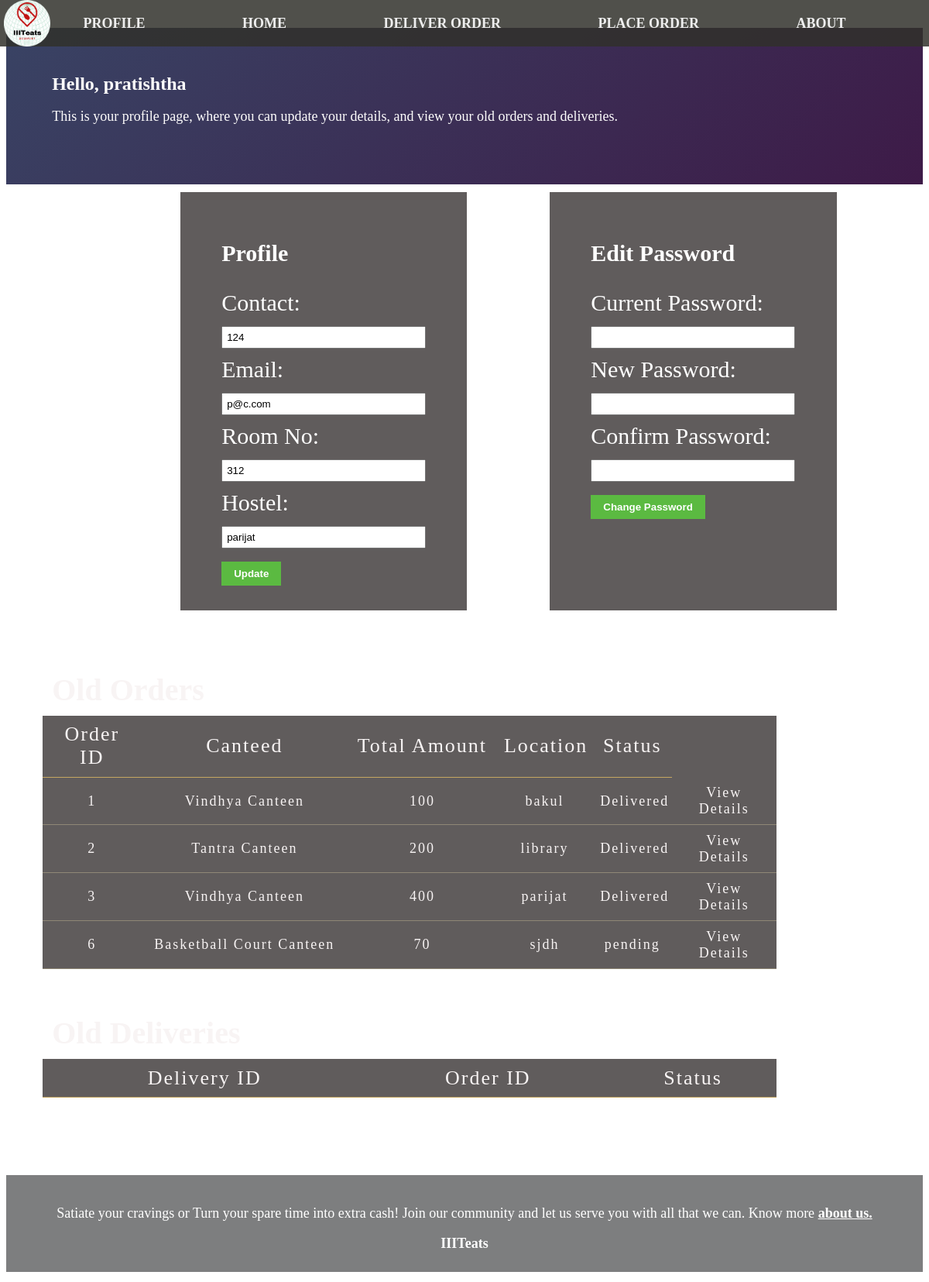
Before: /profile (signed in) with the older database file.
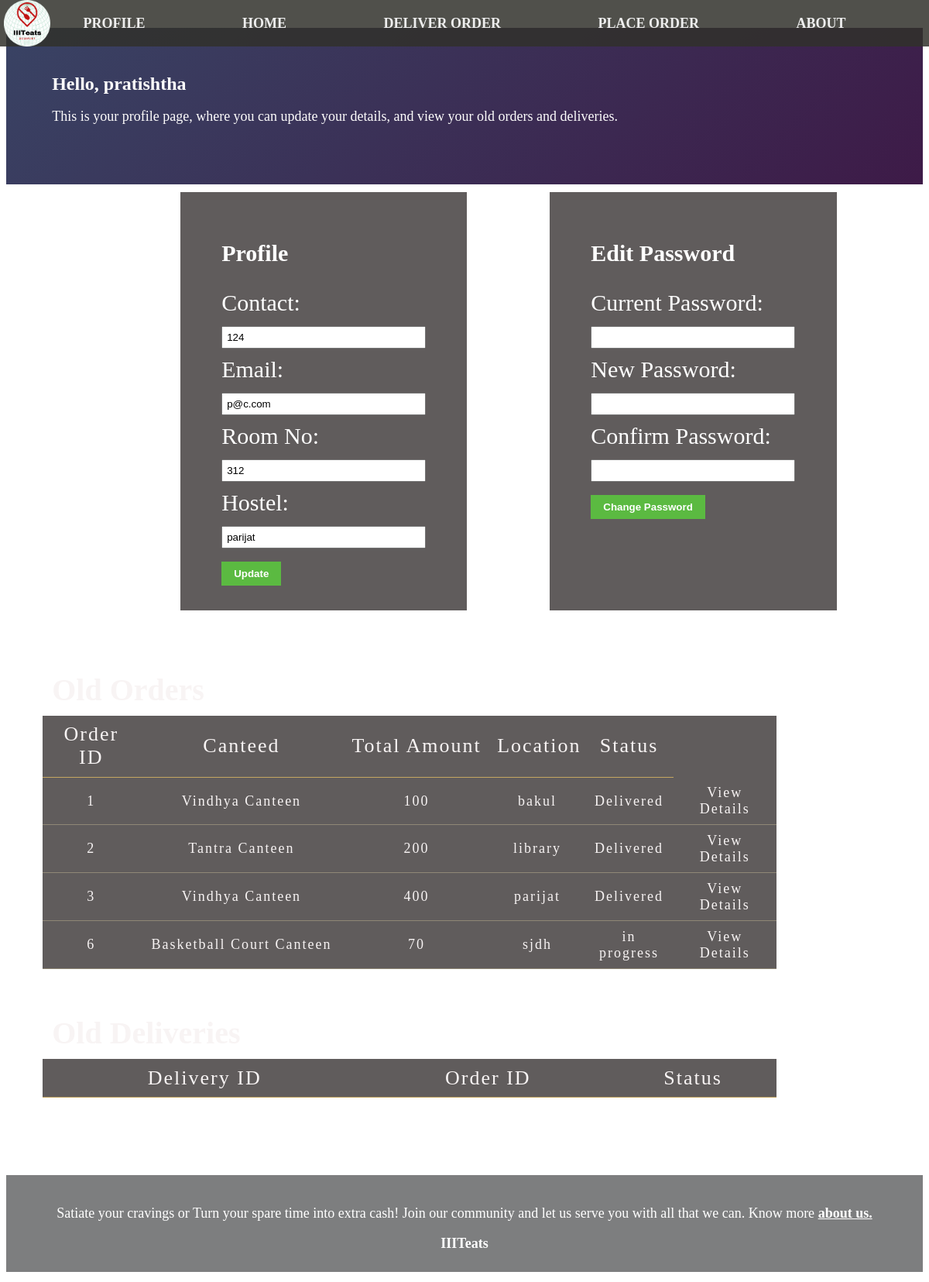
After: the same page with the newer database file.
### tables this page shows
CREATE TABLE UserDetails (
  id INTEGER PRIMARY KEY,
  contact TEXT,
  email TEXT, room_no TEXT, hostel TEXT, name TEXT, password text,
  FOREIGN KEY (id) REFERENCES Users(id)
);

CREATE TABLE orders (
  order_id INTEGER PRIMARY KEY,
  user_id INTEGER NOT NULL,
  order_total INTEGER NOT NULL,
  delivery_status TEXT NOT NULL,
  canteen_id INTEGER NOT NULL, location text,
  FOREIGN KEY (user_id) REFERENCES Users(user_id),
  FOREIGN KEY (canteen_id) REFERENCES Canteens(canteen_id)
);

CREATE TABLE Canteens (
    canteen_id INTEGER PRIMARY KEY,
    name TEXT NOT NULL,
    contact TEXT,
    opening_time INTEGER,
    closing_time INTEGER
);

### app.py (the view, shortened to what this page needs)
@app.route('/profile')
def profile():
    user_id = session['user_id']
    conn = sqlite3.connect('iiiteats.db')
    cursor = conn.cursor()
    cursor.execute("SELECT * FROM UserDetails WHERE id = ?", (user_id,))
    user = cursor.fetchone()
    user = {
        'id': user[0],
        'contact': user[1],
        'email': user[2],
        'room_no': user[3],
        'hostel': user[4],
        'name': user[5],
        'password': user[6]
    }
    cursor.execute("""
    SELECT orders.order_id, orders.user_id, orders.order_total, orders.delivery_status, canteens.name, orders.location
    FROM orders
    JOIN canteens ON orders.canteen_id = canteens.canteen_id
    WHERE orders.user_id = ?""", (user_id,))
    orders = cursor.fetchall()
    old_orders = []
    old_deliveries = []
    for order in orders:
        old_orders.append({
            'order_id': order[0],
            'user_id': order[1],
            'order_total': order[2],
            'delivery_status': order[3],
            'canteen_name': order[4],
            'location': order[5]
        })
        cursor.execute("SELECT * FROM Deliveries WHERE user_id = ?", (user_id,))
        deliveries = cursor.fetchall()
    conn.commit()
    conn.close()
    return render_template('profile.html', user=user, old_orders=old_orders, old_deliveries=old_deliveries)

### templates/profile.html (shortened to what this page needs)
<!DOCTYPE html>
<html>
  <head>
    <link rel="stylesheet" type="text/css" href="../static/profile.css" />
    <link rel="stylesheet" type="text/css" href="../static/navbar.css" />
    <link rel="stylesheet" href="../static/footer.css" />
  </head>
  <body>
    <nav class="navbar">
      <img src="../static/hackathon_logo.png" alt="logo" />
      <a href="/profile">PROFILE</a>
      <a href="/main">HOME</a>
      <a href="/take_orders">DELIVER ORDER</a>
      <a href="/canteens">PLACE ORDER</a>
      <a href="/about">ABOUT</a>
    </nav>
    <h1>
      Hello, {{ user.name }}
      <p>
        This is your profile page, where you can update your details, and view
        your old orders and deliveries.
      </p>
    </h1>
    <div class="forms-container">
      <form action="/update-user-details" method="POST">
        <p>Profile</p>
        <label for="contact">Contact:</label>
        <input
          type="text"
          id="contact"
          name="contact"
          value="{{ user.contact }}"
        /><br />
        <label for="email">Email:</label>
        <input
          type="text"
          id="email"
          name="email"
          value="{{ user.email }}"
        /><br />
        <label for="room_no">Room No:</label>
        <input
          type="text"
          id="room_no"
          name="room_no"
          value="{{ user.room_no }}"
        /><br />
        <label for="hostel">Hostel:</label>
        <input
          type="text"
          id="hostel"
          name="hostel"
          value="{{ user.hostel }}"
        /><br />
        <button type="submit">Update</button>
      </form>
      <form action="/change-password" method="POST">
        <p>Edit Password</p>
        <label for="current_password">Current Password:</label>
        <input
          type="password"
          id="current_password"
          name="current_password"
        /><br />
        <label for="new_password">New Password:</label>
        <input type="password" id="new_password" name="new_password" /><br />
        <label for="confirm_password">Confirm Password:</label>
        <input
          type="password"
          id="confirm_password"
          name="confirm_password"
        /><br />
        <button type="submit">Change Password</button>
      </form>
    </div>
    <h2>Old Orders</h2>
    <table>
      <tr>
        <th>Order ID</th>
        <th>Canteed</th>
        <th>Total Amount</th>
        <th>Location</th>
        <th>Status</th>
      </tr>
      {% for order in old_orders %}
      <tr>
        <td>{{ order.order_id }}</td>
        <td>{{ order.canteen_name }}</td>
        <td>{{ order.order_total }}</td>
        <td>{{ order.location }}</td>
        <td>{{ order.delivery_status }}</td>
        <td><a href="/order_items/{{ order.order_id }}">View Details</a></td>
      </tr>
      {% endfor %}
    </table>
    <h2>Old Deliveries</h2>
    <table>
      <tr>
        <th>Delivery ID</th>
        <th>Order ID</th>
        <th>Status</th>
      </tr>
    </table>
    <footer>
      <br>
      <p>Satiate your cravings or Turn your spare time into extra cash! Join our community and let us serve you with all that we can. Know more <u> <b> <a
                      href="/about">about us.</a> </u> </b> </p>
      <p><b>IIITeats</b></p>
      <br>
  </footer>
  </body>
</html>

### static/profile.css (style rules this page uses)
h1 { color: #fdfcfc; font-size: 24px; margin-bottom: 10px; padding: 5%; margin-top: 3%; background: linear-gradient(-45deg, #3d3d3c, #756634, #3f0d3e, #394364); background-size: 400% 400%; animation: gradient 10s ease infinite; }
body { background-image: url("https://cutewallpaper.org/21/fast-food-wallpaper/Wallpaper-tomato-hamburger-Patty-sandwich-fast-food-bun-.jpg"); background-repeat: no-repeat; background-size: cover; background-attachment: fixed; }
h1 p { font-weight: normal; font-size: 18px; }
h2 { color: #f8f4f4; font-size: 40px; margin-bottom: 10px; margin-left: 5%; }
form p { font-weight: bold; }
form { padding: 3% 5%; font-size: 30px; color: white; margin-left: 10%; background-color: #151010ad; }
form[action="/update-user-details"] { margin-bottom: 20px; }
form[action="/update-user-details"] label { display: block; margin-bottom: 5px; }
form[action="/update-user-details"] input[type="text"] { width: 250px; padding: 5px; margin-bottom: 10px; }
form[action="/update-user-details"] button[type="submit"] { padding: 8px 16px; background-color: rgb(91, 186, 65); color: #fff; font-weight: bold; border: none; cursor: pointer; }
form[action="/change-password"] { margin-bottom: 20px; }
form[action="/change-password"] label { display: block; margin-bottom: 5px; }
form[action="/change-password"] input[type="password"] { width: 250px; padding: 5px; margin-bottom: 10px; }
form[action="/change-password"] button[type="submit"] { padding: 8px 16px; background-color: rgb(91, 186, 65); font-weight: bold; color: #fff; border: none; cursor: pointer; }
table { margin-left: 4%; background-color: #151010ad; width: 80%; border-collapse: collapse; margin-bottom: 5%; }
th { text-align: center; padding: 1%; font-weight: normal; font-size: 26px; color: #f8f4f4; border-bottom: 1px solid rgb(196, 166, 97); letter-spacing: 2px; }
td { padding: 1%; font-size: 18px; color: #f8f4f4; text-align: center; border-bottom: 1px solid rgba(247, 231, 178, 0.311); letter-spacing: 2px; }
.forms-container { display: flex; margin-left: 10%; margin-bottom: 5%; }
footer { margin-top: 100px; text-align: center; bottom: 0%; font-size: 16.5px; width: 100%; height: 125px; background-color: #1f202293; color: white; }

### static/navbar.css (style rules this page uses)
.navbar { background-color: rgba(49, 49, 43, 0.849); position: fixed; z-index: 100; top: 0; left: 0; height: 60px; width: 100%; display: flex; justify-content: space-evenly; align-items: center; }
.navbar a { float: left; display: block; color: #eeeeee; text-align: center; padding: 15px 18px; font-size: 18px; font-weight: bold; }
a, a:hover, a:focus, a:active { text-decoration: none; color: inherit; }
.navbar img { width: 60px; height: 60px; position: absolute; top: 0px; left: 5px; }

### static/footer.css (style rules this page uses)
footer { margin-top: 100px; text-align: center; bottom: 0; font-size: 18px; width: 100%; height: 125px; background-color: #1f202293; color: white; }

Changed rows visible on the page:
changed orders "sjdh": delivery_status "pending" → "in progress"
